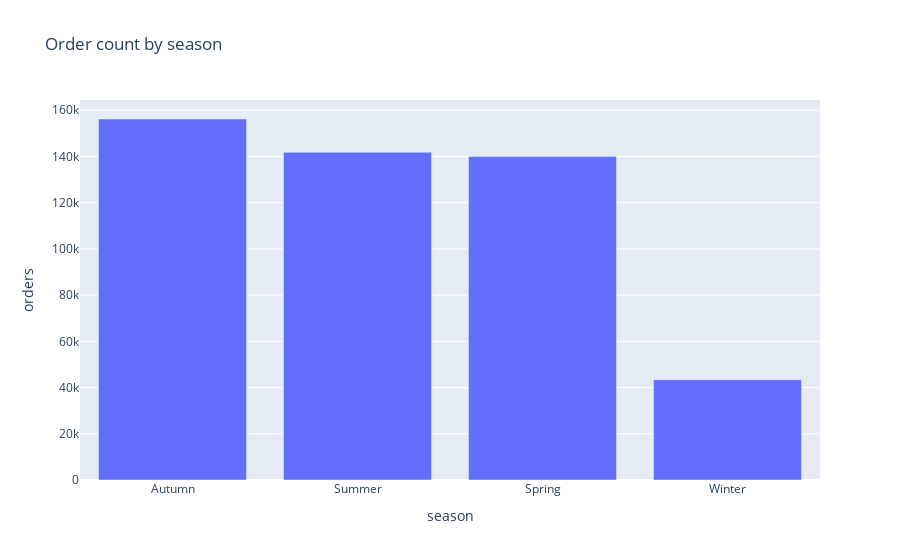

The code cell stored with this chart in its notebook:
### Markdown cell above
1) The highest order count occurs on Friday, followed by Sunday and Saturday.
2) The weekdays, from Monday to Thursday, show a relatively similar number of orders, with slight variations.

### Code cell
# plot order count by season in a bar chart plotly
grouped = eda_train.groupby('season')['orders'].sum().reset_index()

# sort data
grouped = grouped.sort_values('orders', ascending=False)

fig = px.bar(grouped, x='season', y='orders', title='Order count by season')
fig.show()

### Figure 1 — Plotly figure (JSON) as saved in the notebook; plotly's stock layout.template omitted (floating-point values rounded to 4 significant figures)
{"data": [{"alignmentgroup": "True", "hovertemplate": "season=%{x}<br>orders=%{y}<extra></extra>", "legendgroup": "", "marker": {"color": "#636efa", "pattern": {"shape": ""}}, "name": "", "offsetgroup": "", "orientation": "v", "showlegend": false, "textposition": "auto", "type": "bar", "x": ["Autumn", "Summer", "Spring", "Winter"], "xaxis": "x", "y": [156232, 141845, 139986, 43402], "yaxis": "y"}], "layout": {"barmode": "relative", "legend": {"tracegroupgap": 0}, "title": {"text": "Order count by season"}, "xaxis": {"anchor": "y", "domain": [0, 1], "title": {"text": "season"}}, "yaxis": {"anchor": "x", "domain": [0, 1], "title": {"text": "orders"}}}}
